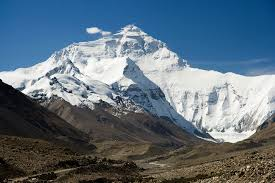
#> input picture 5.1/mountain.jpg, 275 x 183 px, found by its file name
$ python prac2.py
#> lines starting #> are read from the running program, lines starting #| are printed output that depends on the picture; after the words box and inside, x2 and y2 are one past the last pixel; in counts of white or black regions, pixels touching at a corner belong together
from PIL import Image
def is_binarized(pixel):
        r = pixel[0]
        g = pixel[1]
        b = pixel[2]
        if r >= 0 and r <= 100 and g >= 90 and g <= 255 and b >= 0 and b <= 100:
            return True
        else:
            return False

def is_light(pixel):

    average = sum(pixel) / 3
    return average >= 128

print(is_light((0, 0, 0)))
print(is_light((255, 255, 255)))

image_beach = Image.open("5.1/mountain.jpg").load()

image_output = Image.open("5.1/mountain.jpg")
#> image_output is the input picture: PIL image 275x183 RGB; mean R, G, B 94.9, 112.2, 125.7

width = image_output.width
#> width = 275
height = image_output.height
#> height = 183
for i in range(width):
    for j in range(height):

        if is_light(image_beach[i,j]) == True:
            beach = image_beach[i,j]
            xy = (i,j)
            image_output.putpixel(xy, (255, 255, 255))
        else:
            xy = (i,j)
            image_output.putpixel(xy, (0, 0, 0))
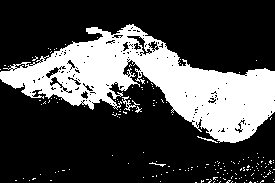
#> image_output: PIL image 275x183 RGB; 27.9% white; 172 white regions (167 under 20 px), largest, box (x1, y1, x2, y2) and area: (0, 24, 275, 143) 13580, (122, 96, 140, 111) 73, (197, 136, 218, 143) 33, (149, 162, 166, 167) 24, (135, 106, 142, 113) 20
image_output.save("output.png","png")
